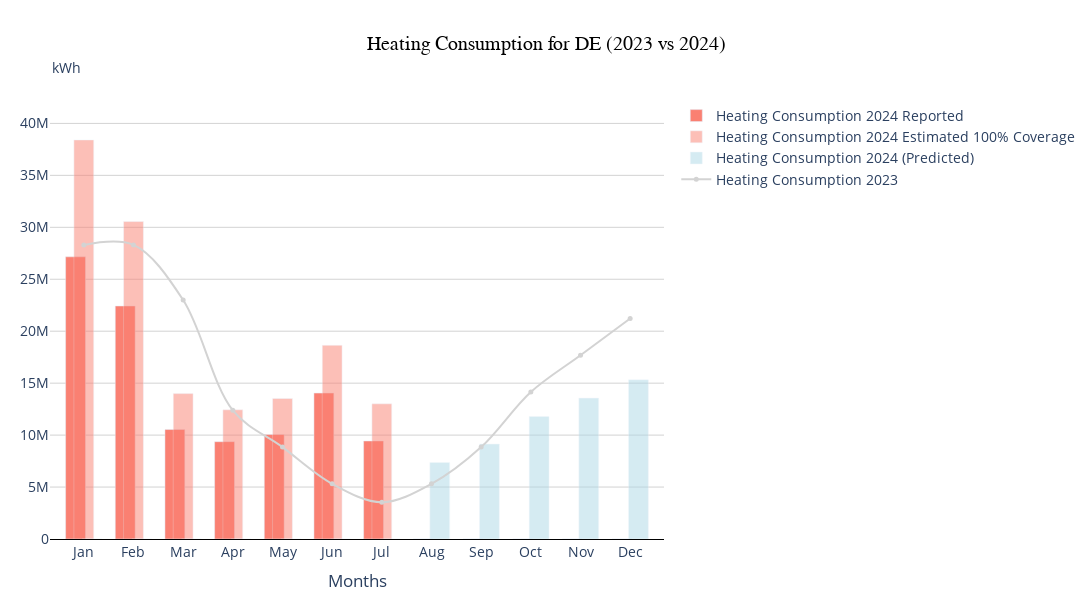

This figure's notebook cell:
### Code cell
import plotly.graph_objects as go
import pandas as pd
import numpy as np

# Function to fill missing months with predictions based on previous data
def generate_predictions(consumption_2024, consumption_2023):
    # Generate predictions for missing months in 2024 using the last known value and trends from 2023
    predictions = []
    last_known_value = None
    
    for i in range(len(consumption_2024)):
        if consumption_2024[i] is not None:
            predictions.append(consumption_2024[i])
            last_known_value = consumption_2024[i]
        else:
            if last_known_value is not None:
                # For prediction, use the average of last known value in 2024 and the corresponding 2023 value
                prediction = (last_known_value + (consumption_2023[i] if consumption_2023[i] is not None else 0)) / 2
                predictions.append(prediction)
            else:
                predictions.append(None)  # If no known value in 2024, keep it as None
    
    return predictions

# Function to plot both 2024 and 2023 data
def plot_country_heating_consumption_with_2023(country_index, df_2024, df_2023):
    # Get the 2024 data
    country_2024 = df_2024.iloc[country_index]
    country_name = country_2024['Country']
    
    # Define months abbreviations
    months = ['Jan', 'Feb', 'Mar', 'Apr', 'May', 'Jun', 'Jul', 'Aug', 'Sep', 'Oct', 'Nov', 'Dec']
    
    # Extract 2024 heating consumption data and coverage percentages
    consumption_2024 = [
        country_2024.get('January Value', None),
        country_2024.get('February Value', None),
        country_2024.get('March Value', None),
        country_2024.get('April Value', None),
        country_2024.get('May Value', None),
        country_2024.get('June Value', None),
        country_2024.get('July Value', None),
        country_2024.get('August Value', None),
        country_2024.get('September Value', None),
        country_2024.get('October Value', None),
        country_2024.get('November Value', None),
        country_2024.get('December Value', None)
    ]

    coverage_2024 = [
        country_2024.get('January Coverage', 100),
        country_2024.get('February Coverage', 100),
        country_2024.get('March Coverage', 100),
        country_2024.get('April Coverage', 100),
        country_2024.get('May Coverage', 100),
        country_2024.get('June Coverage', 100),
        country_2024.get('July Coverage', 100),
        country_2024.get('August Coverage', 100),
        country_2024.get('September Coverage', 100),
        country_2024.get('October Coverage', 100),
        country_2024.get('November Coverage', 100),
        country_2024.get('December Coverage', 100)
    ]
    
    # Convert 2024 consumption to floats where available
    consumption_2024 = [float(val.replace(',', '')) if isinstance(val, str) and val else None for val in consumption_2024]

    # Calculate 100% estimated values based on coverage
    consumption_2024_estimated = [val * 100 / coverage_2024[i] if val is not None and coverage_2024[i] != 100 else val for i, val in enumerate(consumption_2024)]

    # Get the 2023 data
    country_2023 = df_2023.iloc[country_index]

    # Extract 2023 heating consumption data (assuming the structure matches 2024 for months)
    consumption_2023 = [
        country_2023.get('January Value', None),
        country_2023.get('February Value', None),
        country_2023.get('March Value', None),
        country_2023.get('April Value', None),
        country_2023.get('May Value', None),
        country_2023.get('June Value', None),
        country_2023.get('July Value', None),
        country_2023.get('August Value', None),
        country_2023.get('September Value', None),
        country_2023.get('October Value', None),
        country_2023.get('November Value', None),
        country_2023.get('December Value', None)
    ]
    
    # Convert 2023 consumption to floats where available
    consumption_2023 = [float(val.replace(',', '')) if isinstance(val, str) and val else None for val in consumption_2023]

    # Multiply by 1000 to convert to kWh
    consumption_2023 = [val * 1000 if val is not None else None for val in consumption_2023]
    
    # Generate predictions for the missing months in 2024
    consumption_2024_predicted = generate_predictions(consumption_2024, consumption_2023)

    # Create the plot
    fig = go.Figure()

    # 2024 Bar chart for actual reported heating consumption
    fig.add_trace(go.Bar(
        x=months,
        y=[consumption_2024[i] if consumption_2024[i] is not None else 0 for i in range(len(consumption_2024))],
        name='Heating Consumption 2024 Reported',
        marker_color='salmon',
        width=0.4
    ))

    # Bar chart for estimated 100% coverage heating consumption with lighter shade
    fig.add_trace(go.Bar(
        x=months,
        y=[consumption_2024_estimated[i] if consumption_2024[i] is not None and consumption_2024[i] != consumption_2024_estimated[i] else 0 for i in range(len(consumption_2024_estimated))],
        name='Heating Consumption 2024 Estimated 100% Coverage',
        marker_color='salmon',
        width=0.4,
        opacity=0.5  # Lighter shade for overlap
    ))

    # Bar chart for predicted heating consumption for missing months in 2024 with lighter shade
    fig.add_trace(go.Bar(
        x=months,
        y=[consumption_2024_predicted[i] if consumption_2024[i] is None else 0 for i in range(len(consumption_2024_predicted))],
        name='Heating Consumption 2024 (Predicted)',
        marker_color='lightblue',
        width=0.4,
        opacity=0.5  # Lighter shade for predicted values
    ))

    # Spline trace for 2023 data
    fig.add_trace(go.Scatter(
        x=months,
        y=consumption_2023,
        mode='lines+markers',
        name='Heating Consumption 2023',
        line=dict(color='lightgrey', width=2),  # Light grey smooth line
        marker=dict(symbol='circle', size=5, color='lightgrey'),  # Circle bullet points
        line_shape='spline'  # This creates a smooth curve between points
    ))

    # Update the layout
    fig.update_layout(
        title=f'Heating Consumption for {country_name} (2023 vs 2024)',
        title_x=0.5,
        title_font=dict(size=20, color='black', family='Helvetica'),
        xaxis_title='Months',
        yaxis_title_standoff=10,
        plot_bgcolor='white',
        font=dict(size=14),
        width=1200,  # Increased width for better visibility
        height=600,
        margin=dict(l=50, r=50, t=100, b=50),
        bargap=0.5
    )

    # Adjust the y-axis range to provide a 10% margin above the highest value
    max_consumption = max([val for val in consumption_2024_estimated + consumption_2023 if val is not None], default=0)
    fig.update_yaxes(range=[0, max_consumption * 1.1])

    # Define x-axis line and gridlines
    fig.update_xaxes(showline=True, linecolor='black', linewidth=1, showgrid=False)
    
    # Set up vertical gridlines and y-axis properties
    fig.update_yaxes(showline=False, showgrid=True, gridcolor='lightgrey', gridwidth=1)

    # Annotate the top of the y-axis with 'kWh'
    fig.add_annotation(text="kWh", xref="paper", yref="paper", x=0, y=1.1, showarrow=False, font=dict(size=14))

    # Show the figure
    fig.show()

# Example: Plotting for the second country (index 1)
df_2024 = pd.read_csv('data_2024_new.csv')
df_2023 = pd.read_csv('data_2023_new.csv')
plot_country_heating_consumption_with_2023(1, df_2024, df_2023)

### Figure 1 — Plotly figure (JSON) as saved in the notebook; plotly's stock layout.template omitted (floating-point values rounded to 4 significant figures)
{"data": [{"marker": {"color": "salmon"}, "name": "Heating Consumption 2024 Reported", "type": "bar", "width": 0.4, "x": ["Jan", "Feb", "Mar", "Apr", "May", "Jun", "Jul", "Aug", "Sep", "Oct", "Nov", "Dec"], "y": [27158118, 22426703, 10538061, 9365384, 10061521, 14044455, 9433463, 0, 0, 0, 0, 0]}, {"marker": {"color": "salmon"}, "name": "Heating Consumption 2024 Estimated 100% Coverage", "opacity": 0.5, "type": "bar", "width": 0.4, "x": ["Jan", "Feb", "Mar", "Apr", "May", "Jun", "Jul", "Aug", "Sep", "Oct", "Nov", "Dec"], "y": [38410000.0, 30550000.0, 13990000.0, 12440000.0, 13520000.0, 18650000.0, 13010000.0, 0, 0, 0, 0, 0]}, {"marker": {"color": "lightblue"}, "name": "Heating Consumption 2024 (Predicted)", "opacity": 0.5, "type": "bar", "width": 0.4, "x": ["Jan", "Feb", "Mar", "Apr", "May", "Jun", "Jul", "Aug", "Sep", "Oct", "Nov", "Dec"], "y": [0, 0, 0, 0, 0, 0, 0, 7370000.0, 9139000.0, 11790000.0, 13560000.0, 15330000.0]}, {"line": {"color": "lightgrey", "shape": "spline", "width": 2}, "marker": {"color": "lightgrey", "size": 5, "symbol": "circle"}, "mode": "lines+markers", "name": "Heating Consumption 2023", "type": "scatter", "x": ["Jan", "Feb", "Mar", "Apr", "May", "Jun", "Jul", "Aug", "Sep", "Oct", "Nov", "Dec"], "y": [28304480, 28304480, 22997390, 12383210, 8845150, 5307090, 3538060, 5307090, 8845150, 14152240, 17690300, 21228360]}], "layout": {"annotations": [{"font": {"size": 14}, "showarrow": false, "text": "kWh", "x": 0, "xref": "paper", "y": 1.1, "yref": "paper"}], "bargap": 0.5, "font": {"size": 14}, "height": 600, "margin": {"b": 50, "l": 50, "r": 50, "t": 100}, "plot_bgcolor": "white", "title": {"font": {"color": "black", "family": "Helvetica", "size": 20}, "text": "Heating Consumption for DE (2023 vs 2024)", "x": 0.5}, "width": 1200, "xaxis": {"linecolor": "black", "linewidth": 1, "showgrid": false, "showline": true, "title": {"text": "Months"}}, "yaxis": {"gridcolor": "lightgrey", "gridwidth": 1, "range": [0, 42250000.0], "showgrid": true, "showline": false, "title": {"standoff": 10}}}}
